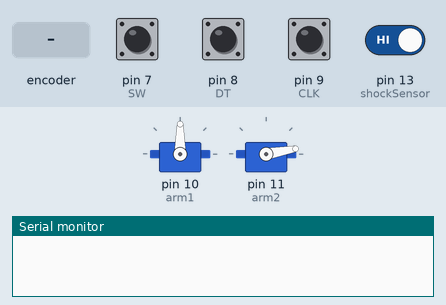
Recording of a sketch running on a simulated Arduino Uno, built with avr-gcc and run on an emulated ATmega328P. Parts: 2 × servo, the last lines printed to the serial monitor. Wiring (inferred from the names in the program): MPU-6050 motion sensor at I2C address 0x68. The inputs (shaded band) are chosen by the test bench; at power-on: pin 7 (SW), pin 8 (DT), pin 9 (CLK), pin 13 (shockSensor) HIGH.

Above: at 1.2 s.
1.3 s: pin 13 (shockSensor) driven LOW
At 1.8 s:
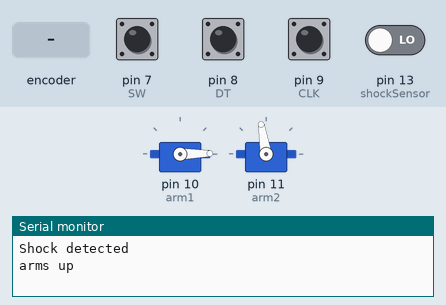
4.3 s: pin 7 (SW) pulled LOW for 0.15 s
At 4.7 s:
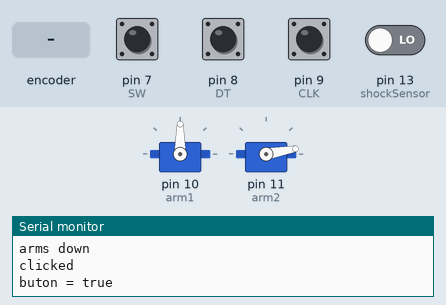
6.3 s: pin 7 (SW) pulled LOW for 1 s
At 7.2 s:
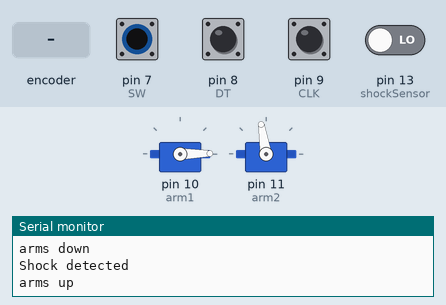
9.3 s: pin 13 (shockSensor) driven HIGH
At 10.8 s:
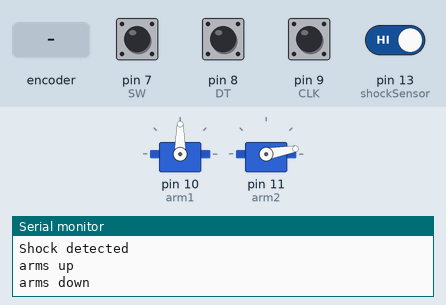
11.3 s: pin 7 (SW) pulled LOW for 3.2 s
At 15.8 s:
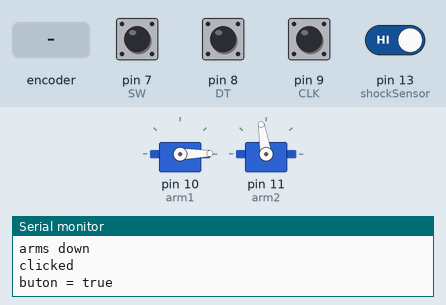
16.3 s: rotary encoder on pin 9 (CLK) / pin 8 (DT) turned 3 steps (first pin leading)
At 16.42 s:
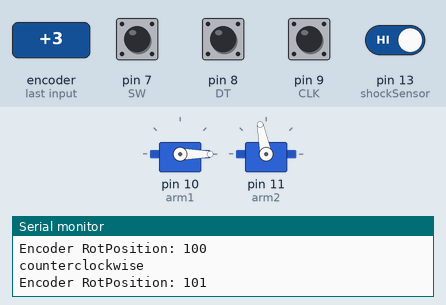
Timing chart, 0 to 19.3 s (numbered marks = the images above; inputs shaded):
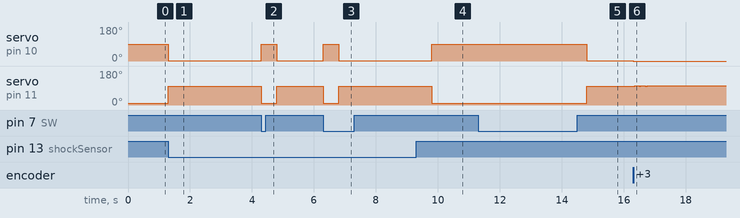

Measured:
- after the input at 1.3 s, servo on pin 10 (arm1): 90° → 1° at once; servo on pin 11 (arm2): 10° → 99° at once
- after the input at 4.3 s, servo on pin 10 (arm1): 1° → 90° at once, → 1° 0.50 s later; servo on pin 11 (arm2): 99° → 10° at once, → 99° 0.50 s later
- after the input at 6.3 s, servo on pin 10 (arm1): 1° → 90° at once, → 1° 0.50 s later; servo on pin 11 (arm2): 99° → 10° at once, → 99° 0.50 s later
- after the input at 9.3 s, servo on pin 10 (arm1): 1° → 90° after 0.50 s; servo on pin 11 (arm2): 99° → 10° after 0.50 s
- after the input at 11.3 s, servo on pin 10 (arm1): 90° → 1° after 3.5 s; servo on pin 11 (arm2): 10° → 99° after 3.5 s
- after the input at 16.3 s, servo on pin 10 (arm1): 1° → 0° at once; servo on pin 11 (arm2): 99° → 101° at once

The sketch:

statue_saver.ino
```cpp
#include <Servo.h>
#include<Wire.h>

const int MPU_addr=0x68;  // I2C address of the MPU-6050
int16_t AcX,AcY,AcZ,Tmp,GyX,GyY,GyZ;

 int CLK = 9;
 int DT = 8;
 int SW = 7; //button
 int RotPosition = 0;
 int rotation;
 int value;
 boolean LeftRight;
 boolean button = false;

int shockSensor = 13;
Servo arm1;
Servo arm2;

int Pos = 99;
int Home = 10;

void setup(){
  Wire.begin();
  Wire.beginTransmission(MPU_addr);
  Wire.write(0x6B);  // PWR_MGMT_1 register
  Wire.write(0);     //wake up MPU
  Wire.endTransmission(true);
  Serial.begin(9600);
  arm1.attach(10);
  arm1.write(100-Home);
  arm2.attach(11);
  arm2.write(Home);
  pinMode (shockSensor, INPUT);

  pinMode (CLK,INPUT);
   pinMode (DT,INPUT);
   pinMode(SW,INPUT);
   rotation = digitalRead(CLK);
}

void loop(){
 //getOrientation();
// printOrientation();

if(digitalRead(SW) == LOW){
    Serial.println("clicked");
    if(button==true){
      button = false;
      Serial.println("button = false");
      armsDown();
    }else{
      button = true;
      Serial.println("buton = true");
      RotPosition = Pos;
    }
    delay(500);
   }

if(button==false){
  if(digitalRead(shockSensor)==LOW){
  Serial.println("Shock detected");
  armsUp();
  delay(1000);
  armsDown();
}
}
if(button==true){
  value = digitalRead(CLK);
  arm1.write(100-Pos);
  arm2.write(Pos);
  if (value != rotation){ // we use the DT pin to find out which way we turning.
     if (digitalRead(DT) != value) {  // Clockwise
       RotPosition ++;
       LeftRight = true;
     } else { //Counterclockwise
       LeftRight = false;
       RotPosition--;
     }
     if (LeftRight){ // turning right will turn on red led.
       Serial.println ("counterclockwise");
     }else{        // turning left will turn on green led.
       Serial.println("clockwise");
     }
     Serial.print("Encoder RotPosition: ");
     Serial.println(RotPosition);
     if(Pos<102 && Pos>Home){
      Pos = RotPosition;

     }
     if(RotPosition>100){
      RotPosition = 99;
     }
     if(RotPosition<Home+2){
      RotPosition = Home+4;
     }
}
rotation = value;
}


}

void armsUp(){
  arm1.write(100-Pos);
  arm2.write(Pos);
  Serial.println("arms up");
}
void armsDown(){
  arm1.write(100-Home);
  arm2.write(Home);
  Serial.println("arms down");
}
void getOrientation(){
   Wire.beginTransmission(MPU_addr);
  Wire.write(0x3B);  // starting with register 0x3B (ACCEL_XOUT_H)
  Wire.endTransmission(false);
  Wire.requestFrom(MPU_addr,14,true);  // request a total of 14 registers
  //read orientation values
  AcX=Wire.read()<<8|Wire.read();  // 0x3B
  AcY=Wire.read()<<8|Wire.read();  // 0x3D
  AcZ=Wire.read()<<8|Wire.read();  // 0x3F
  GyX=Wire.read()<<8|Wire.read();  // 0x43
  GyY=Wire.read()<<8|Wire.read();  // 0x45
  GyZ=Wire.read()<<8|Wire.read();  // 0x47
}
void printOrientation(){
   //print orientation values
  Serial.print("AcX = "); Serial.print(AcX);
  Serial.print(" | AcY = "); Serial.print(AcY);
  Serial.println(" | AcZ = "); Serial.print(AcZ);
}
```
